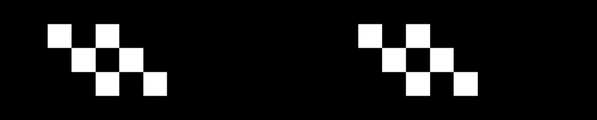
#> input picture media/glass.png, 597 x 120 px
$ python thug_life.py
#> lines starting #> are read from the running program, lines starting #| are printed output that depends on the picture
import numpy as np
import cv2

face_cascade = cv2.CascadeClassifier('haarcascade_frontalface_default.xml')

specsOri = cv2.imread('media/glass.png', -1)
#> specsOri is the input picture: shape (120, 597, 4); mean B, G, R, A 24.5, 24.5, 24.5, 201.9
cigarOri = cv2.imread('media/cigar.png', -1)
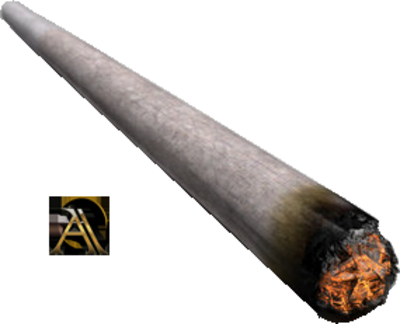
#> input picture media/cigar.png, 400 x 324 px
#> cigarOri is the input picture: shape (324, 400, 4); mean B, G, R, A 207.7, 209.9, 213.4, 64.6
musOri = cv2.imread('media/mustache.png', -1)
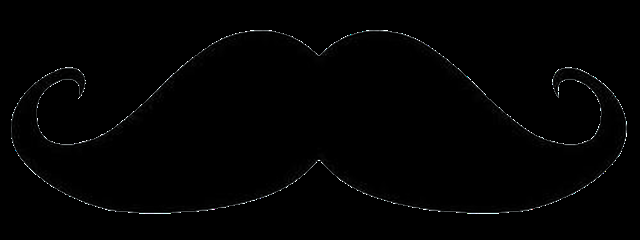
#> input picture media/mustache.png, 640 x 240 px
#> musOri is the input picture: shape (240, 640, 4); mean B, G, R, A 2, 2, 1.9, 118.8


def transparentOverlay(src, overlay, pos=(0, 0), scale=1):
    overlay = cv2.resize(overlay, (0, 0), fx=scale, fy=scale)
    h, w, _ = overlay.shape
    rows, cols, _ = src.shape
    y, x = pos[0], pos[1]

    for i in range(h):
        for j in range(w):
            if x + i >= rows or y + j >= cols:
                continue
            alpha = float(overlay[i][j][3] / 255.0)  # read the alpha channel
            src[x + i][y + j] = alpha * overlay[i][j][:3] + (1 - alpha) * src[x + i][y + j]
    return src


img = cv2.imread("media/f2.jpg")
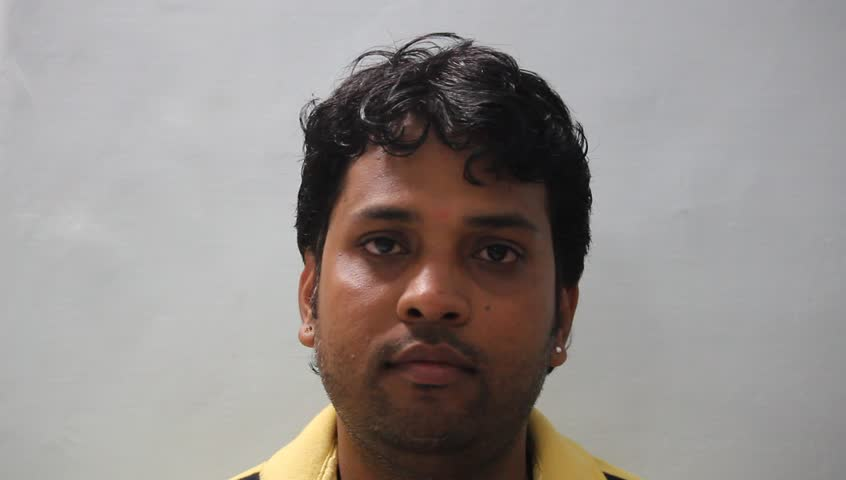
#> input picture media/f2.jpg, 846 x 480 px
#> img is the input picture: shape (480, 846, 3); mean B, G, R 140.5, 143.3, 149.4
gray = cv2.cvtColor(img, cv2.COLOR_BGR2GRAY)
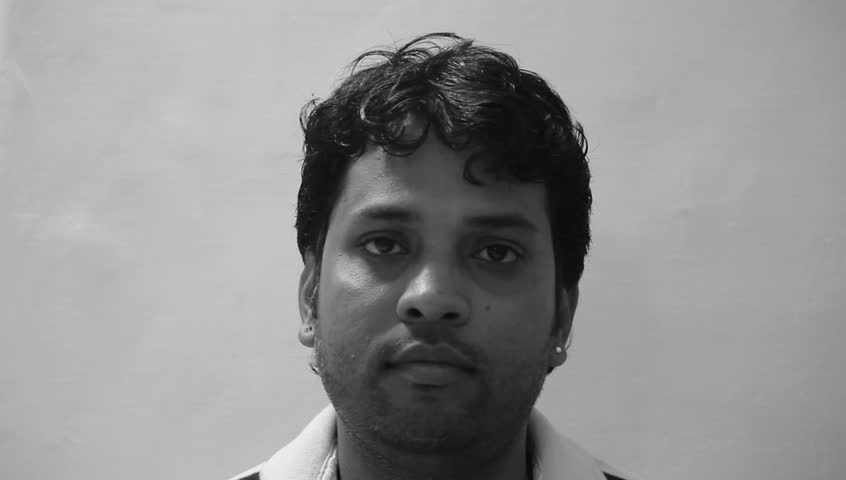
#> gray: shape (480, 846); min 4, max 241, mean 144.8
faces = face_cascade.detectMultiScale(img, 1.2, 5, 0, (120, 120), (350, 350))
#> faces = [[292, 141, 281, 281]]

for (x, y, w, h) in faces:
    if h > 0 and w > 0:
        glassMin = int(y + 1.5 * h / 5)
        glassMax = int(y + 2.5 * h / 5)
        sh_glass = glassMax - glassMin

        cigarMin = int(y + 4 * h / 6)
        cigarMax = int(y + 5.5 * h / 6)
        sh_cigar = cigarMax - cigarMin

        musMin = int(y + 3.5 * h / 6)
        musMax = int(y + 5 * h / 6)
        sh_mus = musMax - musMin

        face_glass_roi_color = img[glassMin:glassMax, x:x + w]
        face_cigar_roi_color = img[cigarMin:cigarMax, x:x + w]
        face_mus_roi_color = img[musMin:musMax, x:x + w]

        specs = cv2.resize(specsOri, (w, sh_glass), interpolation=cv2.INTER_CUBIC)
        cigar = cv2.resize(cigarOri, (w, sh_cigar), interpolation=cv2.INTER_CUBIC)
        mustache = cv2.resize(musOri, (w, sh_mus), interpolation=cv2.INTER_CUBIC)

        transparentOverlay(face_glass_roi_color, specs)
        transparentOverlay(face_cigar_roi_color, cigar, (int(w / 2), int(sh_cigar / 2)))
        transparentOverlay(face_mus_roi_color, mustache)
#> this loop made 1 pass
#> (glassMin, glassMax, sh_glass, cigarMin) on pass 1: (225, 281, 56, 328)
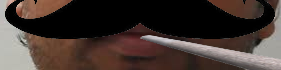
#> face_cigar_roi_color: shape (70, 281, 3); mean B, G, R 48.2, 53.3, 66.2
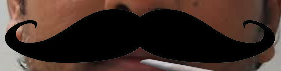
#> face_mus_roi_color: shape (71, 281, 3); mean B, G, R 38, 44.7, 62

cv2.imshow('Thug Life', img)
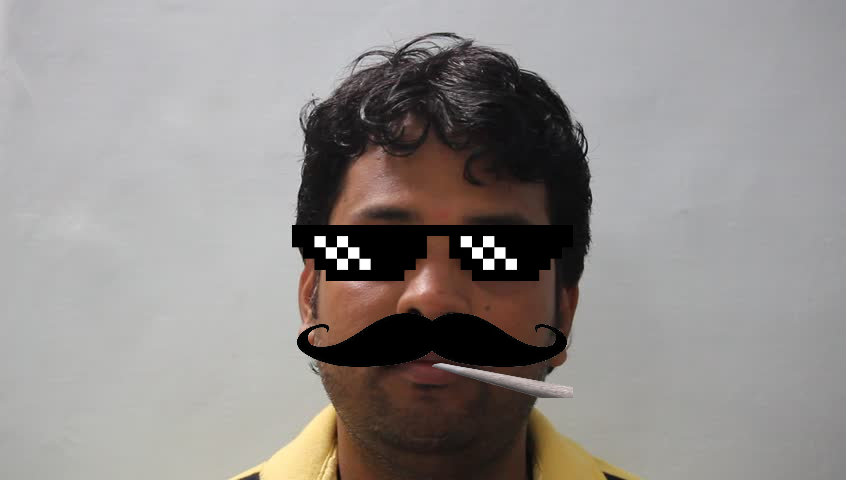
#> window 'Thug Life': shape (480, 846, 3); mean B, G, R 139.2, 141.5, 146.2
cv2.waitKey(0)
